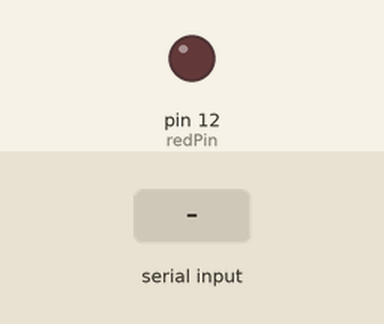
A sketch run on a simulated Arduino Uno, built with avr-gcc and run on an emulated ATmega328P. Parts: output pins drawn as LEDs (lit = HIGH). Dashed ring = blinking. The test bench sets the inputs (shaded band). What the sketch prints to the serial monitor is not drawn.

Above: at 1.2 s.
1.3 s: "90,45\n" received over Serial
At 1.7 s:
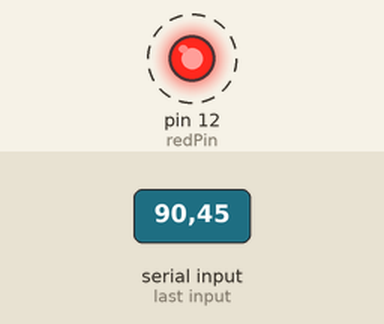
Timing chart, 0 to 10.3 s (numbered marks = the images above; inputs shaded):
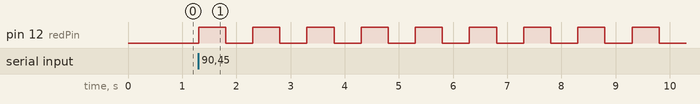

The sketch:

reading_input_from_serial_moniter1.ino
```cpp
//taking the user input led will be blinks
int ledBlinks;//user input for no of times the led blinks
int redPin=12;//led is connected to pin 12.
String msg="enter how many times led blinks:";
void setup()
{
  Serial.begin(9600);
  pinMode(redPin, OUTPUT);
}

void loop()
{
  Serial.println(msg);
  ledBlinks=Serial.parseInt();//taking input from the user.
  for(int i=0;i<ledBlinks;i++){
    digitalWrite(redPin,HIGH);
    delay(500);
    digitalWrite(redPin,LOW);
    delay(500);
  }
}
```

Measured:
- after the input at 1.3 s, pin 12 (redPin): alternates HIGH for 0.50 s and LOW for 0.50 s, starting at once
